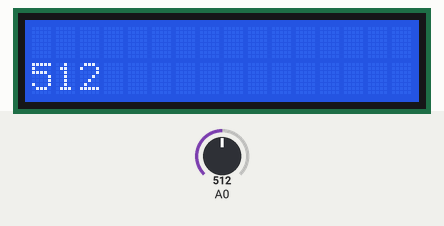
Simulated run of this sketch. Board: Arduino Uno, built with avr-gcc and run on an emulated ATmega328P. Shown: 16×2 character LCD. The test bench sets the inputs (shaded band); at power-on: A0 = 512.

Above: at 1.2 s.
1.3 s: A0 set to 716
At 2.8 s:
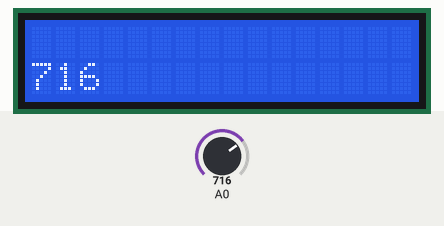
4.5 s: A0 set to 900
At 5.9 s:
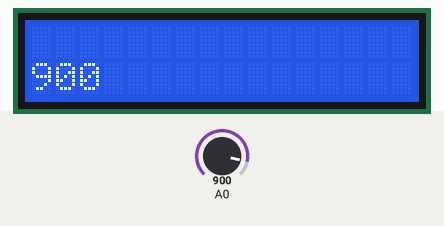
7.6 s: A0 set to 1023
At 8.9 s:
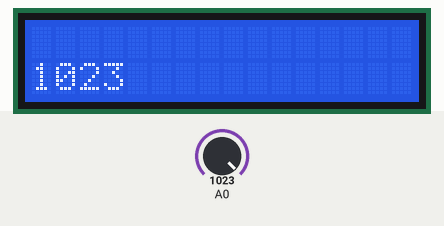
Timing chart, 0 to 10.6 s (numbered marks = the images above; inputs shaded):
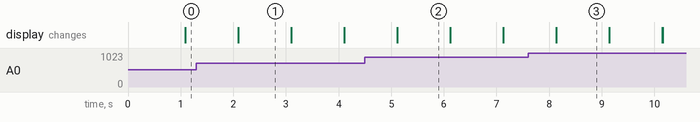

The sketch:

ADC.ino
```cpp
#include<Wire.h>
#include<LiquidCrystal_I2C.h>

LiquidCrystal_I2C lcd(0x27,16,2);
void setup() {
  // put your setup code here, to run once:
 lcd.init();
 lcd.backlight();
 lcd.clear();
 lcd.home();
 lcd.setCursor(0, 0);
 lcd.print("ADC test");
}

void loop() {
  // put your main code here, to run repeatedly:
      String ADC_VAL;


      ADC_VAL = String (analogRead(A0));
      lcd.setCursor(0,1);
      lcd.print(ADC_VAL);
      delay(1000);
      lcd.clear();
}
```

Measured:
- after the input at 1.3 s, the display: first differs from a run without the input after 0.80 s (image 1)
- after the input at 4.5 s, the display: first differs from a run without the input after 0.62 s (image 2)
- after the input at 7.6 s, the display: first differs from a run without the input after 0.54 s (image 3)
- what the display in image 1 shows lasts 1.0 s, from 2.1 s to 3.1 s
